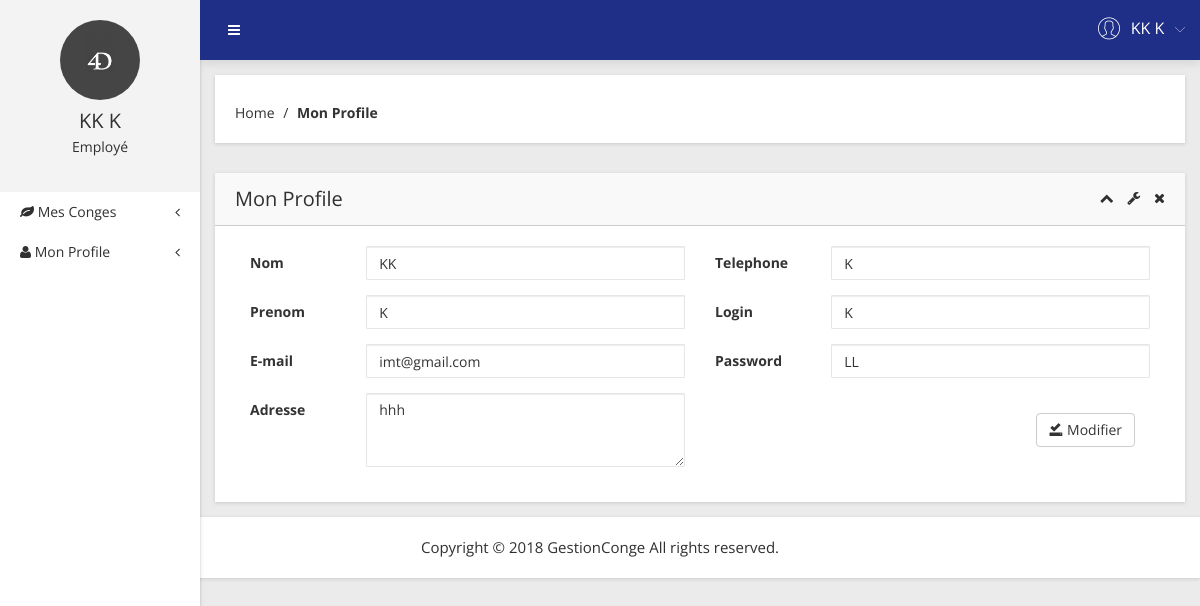
Page /app/index.php?page=profile (signed in) on the committed database.
### tables this page shows
CREATE TABLE IF NOT EXISTS `employe` (
  `cin` varchar(255) NOT NULL,
  `nom` varchar(255) NOT NULL,
  `prenom` varchar(255) NOT NULL,
  `email` varchar(255) NOT NULL,
  `telephone` varchar(255) NOT NULL,
  `login` varchar(255) NOT NULL,
  `password` varchar(255) NOT NULL,
  `adresse` varchar(255) NOT NULL,
  `dateembouche` date NOT NULL,
  `type` varchar(255) NOT NULL,
  PRIMARY KEY (`cin`)
);

### app/profile.php (the view, shortened to what this page needs)
<?php
	if(isset($_GET['page']))
	{
		$cin = $_SESSION['id'];
		$sql = "SELECT * FROM employe WHERE cin='$cin'";
		$query = $connection->query($sql);
		$data = $query->fetch_object();
	}
	else
	{
		echo "<script language=\"Javascript\">";
		echo "<!--
		document.location.replace(\"index.php?page=employe\");
		// -->
		</script>";
	}
?>
<div class="breadcome-area mg-b-30 small-dn">
	<div class="container-fluid">
		<div class="row">
			<div class="col-lg-12">
				<div class="breadcome-list map-mg-t-40-gl shadow-reset">
					<div class="row">
						<div class="col-lg-12">
							<ul class="breadcome-menu" style="text-align: left;">
								<li><a href="index.php?page=home">Home</a> <span class="bread-slash">/</span></li>
								<li><span class="bread-blod">Mon Profile</span> </li>
							</ul>
						</div>
					</div>
				</div>
			</div>
		</div>
	</div>
</div>
<div class="transition-world-area">
	<div class="container-fluid">
		<div class="row">
			<div class="col-lg-12">
				<div class="transition-world-list shadow-reset">
					<div class="sparkline7-list">
						<div class="sparkline7-hd">
							<div class="main-spark7-hd">
								<h1> Mon Profile </h1>
								<div class="sparkline7-outline-icon">
									<span class="sparkline7-collapse-link"><i class="fa fa-chevron-up"></i></span>
									<span><i class="fa fa-wrench"></i></span>
									<span class="sparkline7-collapse-close"><i class="fa fa-times"></i></span>
								</div>
							</div>
						</div>
						<div class="sparkline7-graph">
							<div class="row">
								<div class="col-lg-12">
<form class="form-horizontal" method="POST" action="">
	  <div class="box-body" id="box-b">
		<div class="col-lg-6">
			<div class="form-group">
				<label style="text-align: left !important;" for="Nom" class="col-sm-3 control-label">Nom</label>
				<div class="col-sm-9">
					<input type="text" class="form-control" name="nom" value="<?php echo $data->nom; ?>" />
				</div>
			</div>
			<div class="form-group">
				<label style="text-align: left !important;" for="Prenom" class="col-sm-3 control-label">Prenom</label>
				<div class="col-sm-9">
					<input type="text" class="form-control" name="prenom" value="<?php echo $data->prenom; ?>" />
				</div>
			</div>
			<div class="form-group">
				<label style="text-align: left !important;" for="inputEmail3" class="col-sm-3 control-label">E-mail</label>
				<div class="col-sm-9">
					<input type="email" class="form-control" id="inputEmail3" name="email" value="<?php echo $data->email; ?>" />
				</div>
			</div>
			<div class="form-group">
				<label class="col-sm-3 control-label" style="text-align: left !important;" for="Adresse">Adresse</label>
				<div class="col-sm-9">
					<textarea class="form-control" rows="3" name="adresse"><?php echo $data->adresse; ?></textarea>
				</div>
			</div>
		</div>
		<div class="col-lg-6">
			<div class="form-group">
				<label style="text-align: left !important;" for="Telephone" class="col-sm-3 control-label">Telephone</label>
				<div class="col-sm-9">
					<input type="text" class="form-control" name="telephone" value="<?php echo $data->telephone; ?>" />
				</div>
			</div>
			<div class="form-group">
				<label style="text-align: left !important;" for="Telephone" class="col-sm-3 control-label">Login</label>
				<div class="col-sm-9">
					<input type="text" class="form-control" name="login" value="<?php echo $data->login; ?>" />
				</div>
			</div>
			<div class="form-group">
				<label style="text-align: left !important;" for="Telephone" class="col-sm-3 control-label">Password</label>
				<div class="col-sm-9">
					<input type="text" class="form-control" name="password" value="<?php echo $data->password; ?>" />
				</div>
			</div>
			<div class="col-sm-12" id="col-sub" style="text-align: right !important;">
				<br />
				<button type="submit" class="btn btn-default" name="sub_profil" value="Modifier">
				<span class="glyphicon glyphicon-saved"></span> Modifier </button>
			</div>
		</div>
	  </div>
	</form>
								</div>
							</div>
						</div>
					</div>
				</div>
			</div>
		</div>
	</div>
</div>

### app/header.php (shortened to what this page needs)
<div class="left-sidebar-pro">
            <nav id="sidebar">
                <div class="sidebar-header">
                    <a href="#"><img src="../img/message/1.png" alt="" />
                    </a>
                    <h3><?php echo $data->nom . " " . $data->prenom; ?></h3>
                    <p><?php if($data->type == "rh") echo "Responsable RH"; else echo "Employé"; ?></p>
                </div>
                <div class="left-custom-menu-adp-wrap">
                    <ul class="nav navbar-nav left-sidebar-menu-pro">
					<?php
						if($data->type == "rh"){
					?>
                        <li class="nav-item">
                            <a href="index.php?page=home"><i class="fa big-icon fa-home"></i> <span class="mini-dn"> Home</span> <span class="indicator-right-menu mini-dn"><i class="fa indicator-mn fa-angle-left"></i></span></a>
                        </li>
                        <li class="nav-item"><a href="#" data-toggle="dropdown" role="button" aria-expanded="false" class="nav-link dropdown-toggle"><i class="fa big-icon fa-users"></i> <span class="mini-dn"> Employes</span> <span class="indicator-right-menu mini-dn"><i class="fa indicator-mn fa-angle-left"></i></span></a>
                            <div role="menu" class="dropdown-menu left-menu-dropdown animated flipInX">
                                <a href="index.php?page=employe" class="dropdown-item"> Liste des employes</a>
                                <a href="index.php?page=employe_add" class="dropdown-item"> Ajouter un employe</a>
                            </div>
                        </li>
                        <li class="nav-item"><a href="#" data-toggle="dropdown" role="button" aria-expanded="false" class="nav-link dropdown-toggle"><i class="fa big-icon fa-leaf"></i> <span class="mini-dn"> Demandes conge</span> <span class="indicator-right-menu mini-dn"><i class="fa indicator-mn fa-angle-left"></i></span></a>
                            <div role="menu" class="dropdown-menu left-menu-dropdown animated flipInX">
                                <a href="index.php?page=conge" class="dropdown-item"> Liste des demandes de conge</a>
                            </div>
                        </li>
						 <li class="nav-item"><a href="#" data-toggle="dropdown" role="button" aria-expanded="false" class="nav-link dropdown-toggle">
						 <i class="fa big-icon fa-server"></i> <span class="mini-dn"> Types conges</span> <span class="indicator-right-menu mini-dn"><i class="fa indicator-mn fa-angle-left"></i></span></a>
                            <div role="menu" class="dropdown-menu left-menu-dropdown animated flipInX">
                                <a href="index.php?page=typeconge" class="dropdown-item"> Liste des types de conges</a>
                                <a href="index.php?page=typeconge_add" class="dropdown-item"> Ajouter un type de conge</a>
                            </div>
                        </li>
					<?php
						}else{
					?>
						<li class="nav-item"><a href="#" data-toggle="dropdown" role="button" aria-expanded="false" class="nav-link dropdown-toggle"><i class="fa big-icon fa-leaf"></i> <span class="mini-dn"> Mes Conges</span> <span class="indicator-right-menu mini-dn"><i class="fa indicator-mn fa-angle-left"></i></span></a>
                        </li>
					<?php
						}
					?>
						<li class="nav-item">
                            <a href="index.php?page=profile"><i class="fa fa-user" aria-hidden="true"></i><span class="mini-dn"> Mon Profile</span> <span class="indicator-right-menu mini-dn"><i class="fa indicator-mn fa-angle-left"></i></span></a>
                        </li>
                    </ul>
                </div>
            </nav>
        </div>

### app/header-top.php (shortened to what this page needs)
<div class="header-top-area">
	<div class="fixed-header-top">
		<div class="container-fluid">
			<div class="row">
				<div class="col-lg-1 col-md-6 col-sm-6 col-xs-12">
					<button type="button" id="sidebarCollapse" class="btn bar-button-pro header-drl-controller-btn btn-info navbar-btn">
						<i class="fa fa-bars"></i>
					</button>
				</div>
				<div class="col-lg-5 col-md-5 col-sm-6 col-xs-12">
					<div class="header-right-info">
						<ul class="nav navbar-nav mai-top-nav header-right-menu">
						   	<li class="nav-item">
								<a href="#" data-toggle="dropdown" role="button" aria-expanded="false" class="nav-link dropdown-toggle">
									<span class="adminpro-icon adminpro-user-rounded header-riht-inf"></span>
									<span class="admin-name"><?php echo $data->nom . " " . $data->prenom; ?></span>
									<span class="author-project-icon adminpro-icon adminpro-down-arrow"></span>
								</a>
							</li>
						</ul>
					</div>
				</div>
			</div>
		</div>
	</div>
</div>

### rows in the picture
employe: nom "KK", prenom "K", email "imt@gmail.com", adresse "hhh", telephone "K", login "K", password "LL"
